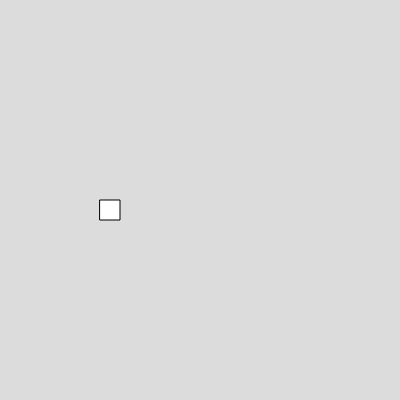
Frame 1 (no input)
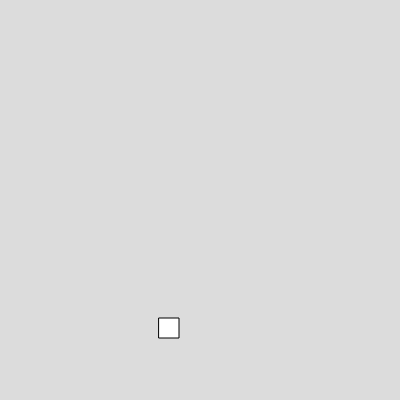
Frame 60 (no input)
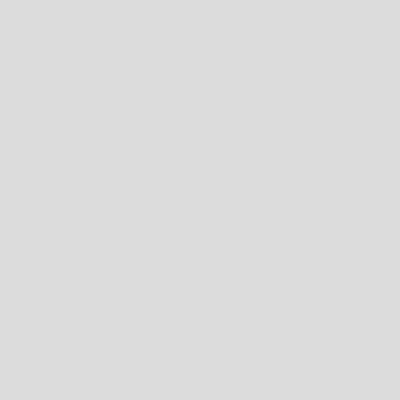
Frame 120 (the mouse pressed at the canvas centre since frame 60)

The p5.js sketch that drew these frames (run headless with seeded random() and noise() and a simulated clock; from frame 60 on, the mouse is pressed at the canvas centre):

// p5.js sketch
// ── sketch.js
var box1
function setup() 
{
  createCanvas(400, 400);

box1=new Box(100,200,20,20,1,2)

}

function draw() 
{
  background(220);

box1.show();
box1.move();


}


// ── box.js
class Box
  {
    constructor(x,y,w,h,vx,vy)
    {
    this.x=x
    this.y=y
    this.w=w
   this.h=h
    this.vx=vx
    this.vy=vy
    }
    show(){

rect(this.x,this.y,this.w,this.h) 



    }

move(){

this.x=this.x+this.vx
this.y=this.y+this.vy


}
    


  }

  
